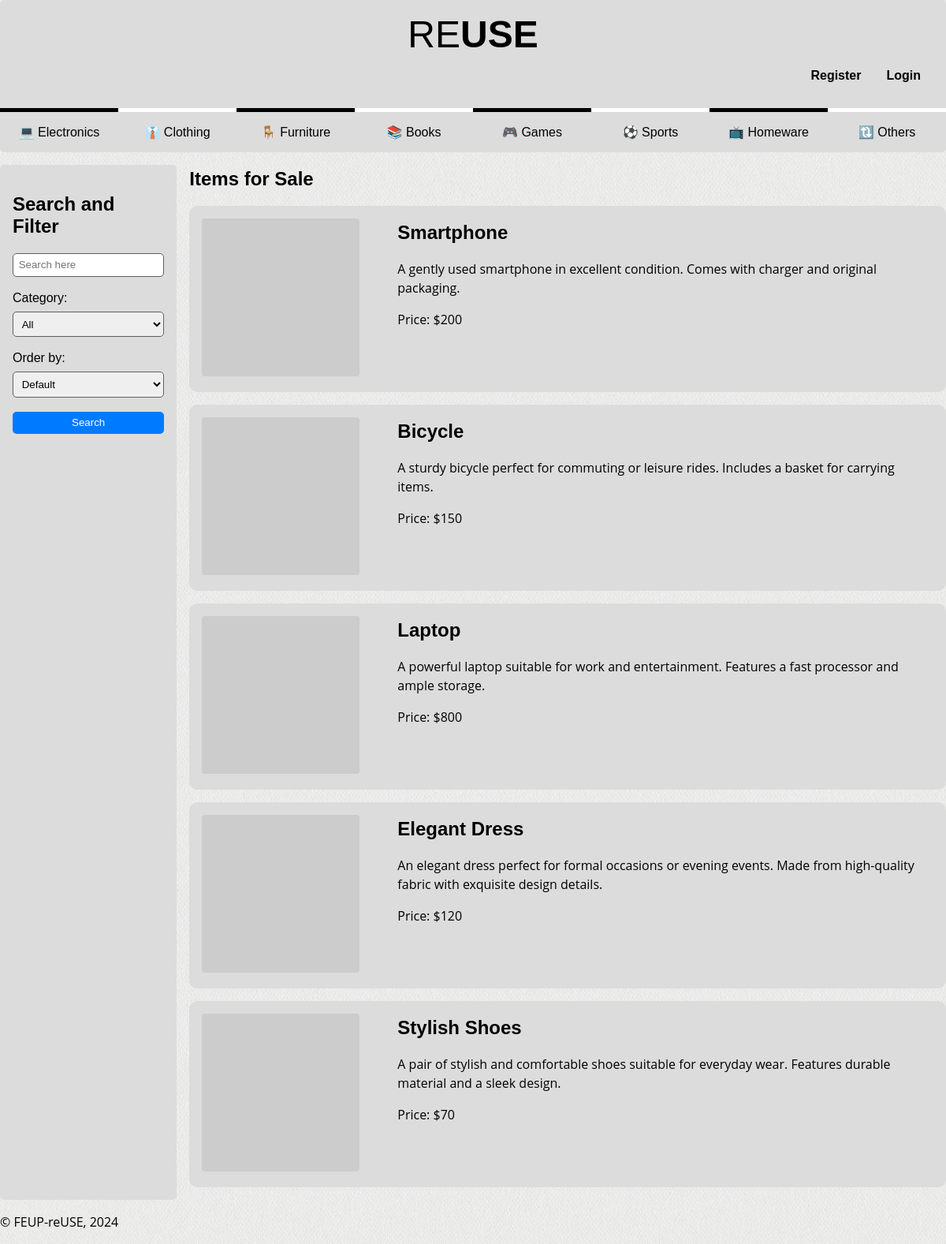
The page /pages on the database its author committed.
### tables this page shows
CREATE TABLE Categories (
    idCategory INTEGER PRIMARY KEY,
    categoryName TEXT UNIQUE NOT NULL
);

CREATE TABLE Items (
    idItem INTEGER PRIMARY KEY,
    idSeller INTEGER NOT NULL,
    name TEXT NOT NULL,
    introduction TEXT,
    description TEXT,
    idCategory TEXT,
    brand TEXT,
    model TEXT,
    idSize TEXT,
    idCondition TEXT,
    price REAL NOT NULL,
    active BOOLEAN NOT NULL DEFAULT TRUE,
    --falta imagem
    FOREIGN KEY (idSeller) REFERENCES Users(idUser),
    FOREIGN KEY (idCategory) REFERENCES Categories(idCategory),
    FOREIGN KEY (idSize) REFERENCES Sizes(idSize),
    FOREIGN KEY (idCondition) REFERENCES Conditions(idCondition)
);

### pages/index.php (called while the page is built, shortened)
<?php
    require_once(__DIR__ . '/../utils/session.php');
    $session = new Session();
    require_once(__DIR__ . '/../database/connection.db.php');
    require_once(__DIR__ . '/../database/category.class.php');
    require_once(__DIR__ . '/../database/item.class.php');
    require_once(__DIR__ . '/../templates/common.tpl.php');
    require_once(__DIR__ . '/../templates/item.tpl.php');
    $db = getDatabaseConnection();
    $categories = Category::getCategories($db);
    $items = Item::getItems($db, 10);
    drawHeader($session);
    drawCategories($categories);
    drawSearchAndFilter();
    drawItems($items);
    drawFooter();
?>

### utils/session.php (called while the page is built, shortened)
<?php
  class Session {
    public function isLoggedIn() : bool {
      return isset($_SESSION['id']);
    }
  }
?>

### database/category.class.php (called while the page is built, shortened)
<?php
class Category {
    public function __construct(int $idCategory, string $categoryName) {
        $this->categoryName = $categoryName;
    }
    static function getCategories(PDO $db) : array {
        $stmt = $db->prepare('SELECT * FROM Categories');
        $stmt->execute();
        $categories = array();
        while ($category = $stmt->fetch()) {
            $categories[] = new Category(
              $category['idCategory'],
              $category['categoryName']
            );
        }
        return $categories;
    }
}
?>

### database/item.class.php (called while the page is built, shortened)
<?php
require_once 'connection.db.php';
require_once 'category.class.php';
class Item {
    public function __construct(int $idItem, int $idSeller, string $name, ?string $introduction, ?string $description, ?Category $category, ?string $brand, ?string $model, ?Size $size, ?Condition $condition, float $price, bool $active) {
        $this->idItem = $idItem;
        $this->name = $name;
        $this->description = $description;
        $this->price = $price;
    }
    static function getItems(PDO $db, int $count) : array {
        $stmt = $db->prepare('SELECT * FROM Items LIMIT ?');
        $stmt->execute(array($count));
        $items = array();
        while ($item = $stmt->fetch()) {
          $items[] = new Item(
            $item['idItem'],
            $item['idSeller'],
            $item['name'],
            $item['introduction'],
            $item['description'],
            null,
            $item['brand'],
            $item['model'],
            null,
            null,
            $item['price'],
            true
          );
        }
        return $items;
    }
}
?>

### templates/item.tpl.php (the view, shortened to what this page needs)
<?php
  require_once(__DIR__ . '/../database/item.class.php')
?>
<?php function drawItems(array $items) { ?>
    <section id="items">
        <h2>Items for Sale</h2>
        <?php foreach ($items as $item) { ?>
            <article>
                <a href="../pages/item.php?idItem=<?=$item->idItem?>">
                    <img src="https://picsum.photos/200?theme=<?=$item->name?>" alt="<?=$item->name?>">
                </a>
                <div class="item-details">
                    <h2>
                        <a href="../pages/item.php?idItem=<?=$item->idItem?>"><?=$item->name?></a>
                    </h2>
                    <p><?=$item->description?></p>
                    <p>Price: $<?=$item->price?></p>
                </div>
            </article>
        <?php } ?>
    </section>
<?php } ?>

### templates/common.tpl.php (shortened to what this page needs)
<?php function drawHeader($session) { ?>
  <!DOCTYPE html>
  <html lang="en">
    <head>
      <link rel="stylesheet" href="../css/style.css">
      <link rel="stylesheet" href="../css/layout.css">
      <link rel="stylesheet" href="../css/responsive.css">
    </head>
    <body>
      <header>
        <h1>
            <a href="../pages/index.php">RE<strong>USE</strong></a>
        </h1>
        <?php
          if ($session->isLoggedIn()) {
        ?>
            <div id="user-icons">
              <a href="../pages/messages.php"><img src="../docs/images/icon_chat.svg" alt="Messages"></a>
              <a href="../pages/add_publication.php"><img src="../docs/images/icon_add.svg" alt="Add Publication"></a>
              <a href="#"><img src="../docs/images/icon_cart.svg" alt="Cart"></a>
              <a href="../pages/user-profile.php"><img src="../docs/images/icon_profile.svg" alt="Profile"></a>
            </div>
        <?php
          } else {
        ?>
            <div id="signup">
                <a href="../pages/register.php">Register</a>
                <a href="../pages/login.php">Login</a>
            </div>
        <?php
          }
        ?>
      </header>
<?php } ?>
<?php function drawCategories($categories) { ?>
    <nav id="menu">
        <ul>
            <?php foreach ($categories as $category) { ?>
                <li><a href="../pages/index.php"><?= $category->categoryName ?></a></li>
            <?php } ?>
        </ul>
    </nav>
<?php } ?>
<?php function drawSearchAndFilter() {   ?>
  <aside>
    <h2>Search and Filter</h2>
    <form method="get">
        <input type="text" id="search" placeholder="Search here">
        <br>
        <label for="category">Category:</label>
        <select id="category">
            <option value="all" selected>All</option>
        </select>
        <br>
        <label for="order">Order by:</label>
        <select id="order">
            <option value="default" selected>Default</option>
        </select>
        <br>
        <button type="submit">Search</button>
    </form>
  </aside>
<?php } ?>
<?php function drawFooter() { ?>
    <footer>
        <p>&copy; FEUP-reUSE, 2024</p>
    </footer>
  </body>
</html>
<?php } ?>

### css/style.css (style rules this page uses)
:root { --lightgrey: #dcdcdc; --lightergrey: #eaeaea; --grey: #606060; --blue: #007bff; --darkblue: #0056b3; --black: #000000; --white: #ffffff; }
a { text-decoration: none; color: var(--black); transition: 0.3s ease; }
body > header { background-color: var(--lightgrey); border-radius: 5px 5px 0 0; }
body > header h1 { font-size: 3em; font-weight: 100; color: var(--black); margin: 0; }
body > header strong { font-weight: 900; }
body > header h1 a { text-decoration: none; color: var(--black); }
#signup a { font-weight: bold; padding: 1em; }
#menu { background-color: var(--lightgrey); border-radius: 0 0 5px 5px; }
#menu ul { margin: 0; padding: 0; }
#menu li { list-style-type: none; text-align: center; padding: 1em 0; }
#menu a { padding: 1em; }
#menu li:nth-child(odd) { border-top: 5px solid var(--black); }
#menu li:nth-child(even) { border-top: 5px solid var(--white); }
body > aside { background-color: var(--lightgrey); border-radius: 5px; padding: 1em; margin-top: 1em; margin-right: 1em; }
label { margin-bottom: 0.5em; }
button { background-color: var(--blue); color: var(--white); border: none; padding: 0.5em 1em; border-radius: 5px; transition: 0.3s; }
input, select { padding: 0.5em; border: 1px solid var(--grey); border-radius: 5px; }
#items > article { background-color: var(--lightgrey); margin-bottom: 1em; border-radius: 10px; transition: 0.3s ease; }
#items > article img { margin-right: 1em; padding: 1em; border-radius: 20px; }
#items .item-details { padding: 0 1em; }
body { font-family: "Poppins", sans-serif; }
p { font-family: "Open Sans", sans-serif; line-height: 1.5em; }

### css/layout.css (style rules this page uses)
body { margin: 0 auto; background-image: url("../docs/images/website_background.png"); width: 80em; display: grid; grid-template-columns: 1fr 4fr; grid-template-rows: auto; grid-template-areas: "header header" "menu menu" "signup signup" "details details" "aside items" "footer footer"; }
body > header { grid-area: header; }
#menu { grid-area: menu; }
aside { grid-area: aside }
#items { grid-area: items; }
body > footer { grid-area: footer; }
body > header { display: flex; flex-direction: column; padding: 1em; }
body > header h1 { display: flex; justify-content: center; }
#signup, #user-icons { display: flex; justify-content: flex-end; }
#menu ul { display: flex; flex-direction: row; flex-wrap: wrap; }
#menu li { display: block; flex: 1; }
form { display: flex; flex-direction: column; }
#items { display: flex; flex-wrap: wrap; justify-content: space-between; }
#items > h2 { width: 100%; }
#items > article { width: 49%; display: flex; flex-direction: row; }

### css/responsive.css (style rules this page uses)
@media (max-width: 80em) { body { width: 100%; } }
@media (max-width: 80em) { #items > article { width: 100%; } }

### rows shown on the page
categories: categoryName "💻 Electronics"
categories: categoryName "👔 Clothing"
categories: categoryName "🪑 Furniture"
categories: categoryName "📚 Books"
categories: categoryName "🎮 Games"
categories: categoryName "⚽ Sports"
categories: categoryName "📺 Homeware"
categories: categoryName "🔃 Others"
items: name "Smartphone", description "A gently used smartphone in excellent condition. Comes with charger and original packaging.", price "200"
items: name "Bicycle", description "A sturdy bicycle perfect for commuting or leisure rides. Includes a basket for carrying items.", price "150"
items: name "Laptop", description "A powerful laptop suitable for work and entertainment. Features a fast processor and ample storage.", price "800"
items: name "Elegant Dress", description "An elegant dress perfect for formal occasions or evening events. Made from high-quality fabric with exquisite design details.", price "120"
items: name "Stylish Shoes", description "A pair of stylish and comfortable shoes suitable for everyday wear. Features durable material and a sleek design.", price "70"
